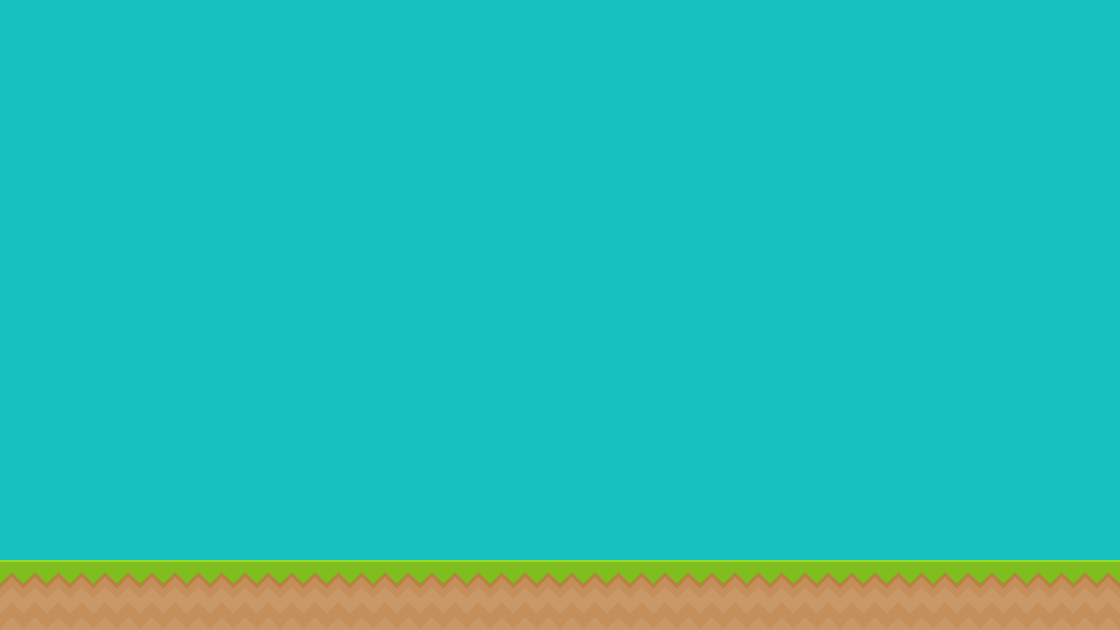

A level layout from a 2D game, rendered from its tile map. Below: a short description, then the map file with tile-grid data replaced by summaries:
An orthogonal 16x9 tile map with 70x70 px tiles, 1 tile layer (Background).

<map version="1.0" orientation="orthogonal" renderorder="right-down" width="16" height="9" tilewidth="70" tileheight="70" backgroundcolor="#16c2bd">
 <tileset firstgid="1" name="background-tiles" tilewidth="70" tileheight="70">
  <image source="../img/background-tiles.png" width="910" height="910" />
 </tileset>
 <layer name="Background" width="16" height="9">
  <data>[144 cells, 16 non-empty, 1 distinct tile ids]</data>
 </layer>
</map>
